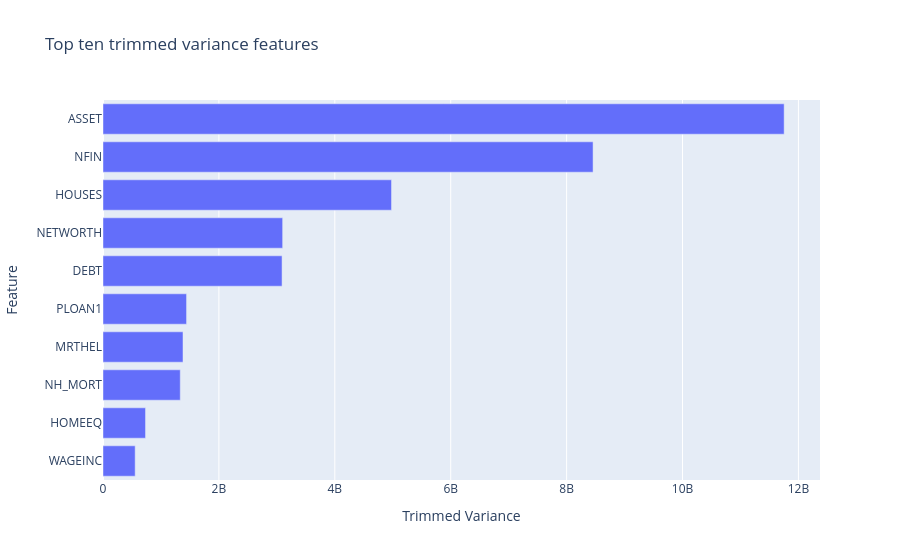

The notebook cell this image was saved under:
### Code cell
fig = px.bar(
    x=top_ten_trim_var,
    y=top_ten_trim_var.index,
    title="Top ten trimmed variance features"
)
fig.update_layout(xaxis_title="Trimmed Variance", yaxis_title="Feature")
fig.show()

### Figure 1 — Plotly figure (JSON) as saved in the notebook; plotly's stock layout.template omitted (floating-point values rounded to 4 significant figures)
{"data": [{"hovertemplate": "x=%{x}<br>y=%{y}<extra></extra>", "legendgroup": "", "marker": {"color": "#636efa", "pattern": {"shape": ""}}, "name": "", "orientation": "h", "showlegend": false, "textposition": "auto", "type": "bar", "x": [555100000.0, 733800000.0, 1333000000.0, 1380000000.0, 1442000000.0, 3090000000.0, 3100000000.0, 4979000000.0, 8456000000.0, 11750000000.0], "xaxis": "x", "y": ["WAGEINC", "HOMEEQ", "NH_MORT", "MRTHEL", "PLOAN1", "DEBT", "NETWORTH", "HOUSES", "NFIN", "ASSET"], "yaxis": "y"}], "layout": {"barmode": "relative", "legend": {"tracegroupgap": 0}, "title": {"text": "Top ten trimmed variance features"}, "xaxis": {"anchor": "y", "domain": [0, 1], "title": {"text": "Trimmed Variance"}}, "yaxis": {"anchor": "x", "domain": [0, 1], "title": {"text": "Feature"}}}}
